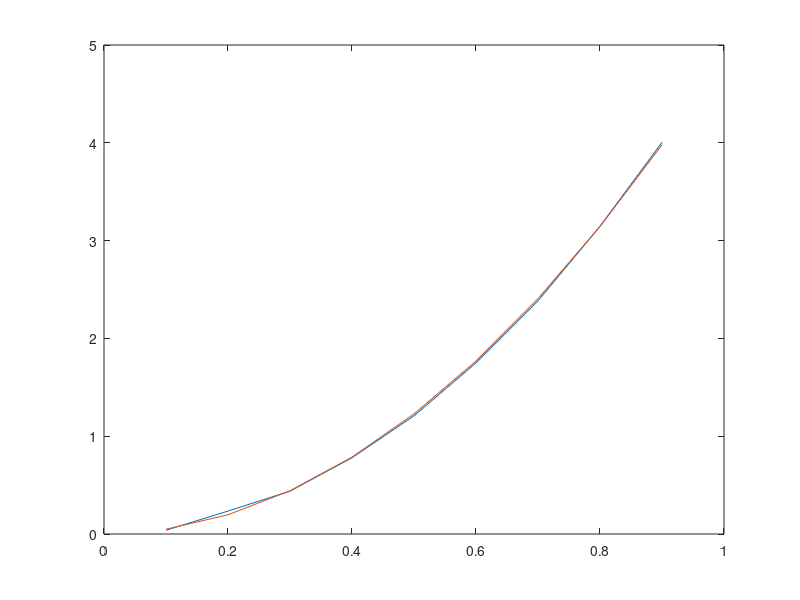

Write the MATLAB code that produced this figure.
%% Aufgabe 1
close all;  clear all;  clc;
%Nu = a*Re^b
% Not linear, can not be solved with linear approximation
% log10(Nu) = log10(a) + b*log(Re)


Re = (1E4 * [1:8])';
Nu = [49.5727 101.2204 129.1039 138.3338 188.6130 204.3007 226.6962 256.1783]';

phi = [ones(length(Re),1) log10(Re)];

theta = (phi'*phi)^-1*phi'*log10(Nu);
Nu_calc = 10.^(phi*theta);

%a = 10^theta(1);
%b = theta(2);
%Nu_calc = a*Re.^b;

plot(Re, Nu, Re, Nu_calc);

%% Aufgabe 2
close all;  clear all;  clc;

t = [0.1:0.1:0.9]';
h = [0.0384 0.2348 0.4379 0.7799 1.2083 1.7500 2.3844 3.1463 4.0050]';


% h = t^2*g
phi = 1/2*t.^2;

theta = (phi'*phi)^(-1)*phi'*h

% Check result
h_calc = phi*theta;
plot(t,h,t,h_calc);

%% Aufgabe 3
close all;  clear all;  clc;

load('IT1Exp')

%IT1: Gs = K/[(1+Tau*s)*s]

% b1*z + b0 /
% (z-1)(z-a1)
%
% a1 = e^(-T/Tau)
% b0 = K*Tau - K*Tau*e^(-T/Tau) - K*Tau*e^(-T/Tau)
% b1 = K*T - K*Tau + K*Tau*e^(-T/Tau)
%
% 2 Parameter --> K, Tau
% T ist fix
% Theta hat jedoch 3 Parameter --> a1, b0, b1
%
% b0+b1 = KT(1-e^(T/Tau))
% Reduktion auf 2

% b1*z^-1 + b0*z^-2 / 
% 1 - (1+a1)z^-1 + a1*z^-2

Y = [ym(3:end)-ym(2:end-1)];    %y[k] - y[k-1]
phi = [ym(2:end-1)-ym(1:end-2) u(1:end-2) u(2:end-1)];

theta = (phi'*phi)^(-1)*phi'*Y   % a1, b0, b1


Tau = -T/(log(theta(1)))                    % Nicht überdefiniert
K = (theta(2)+theta(3))/(T*(1-theta(1)))    % aus der Summe von b0 und b1

